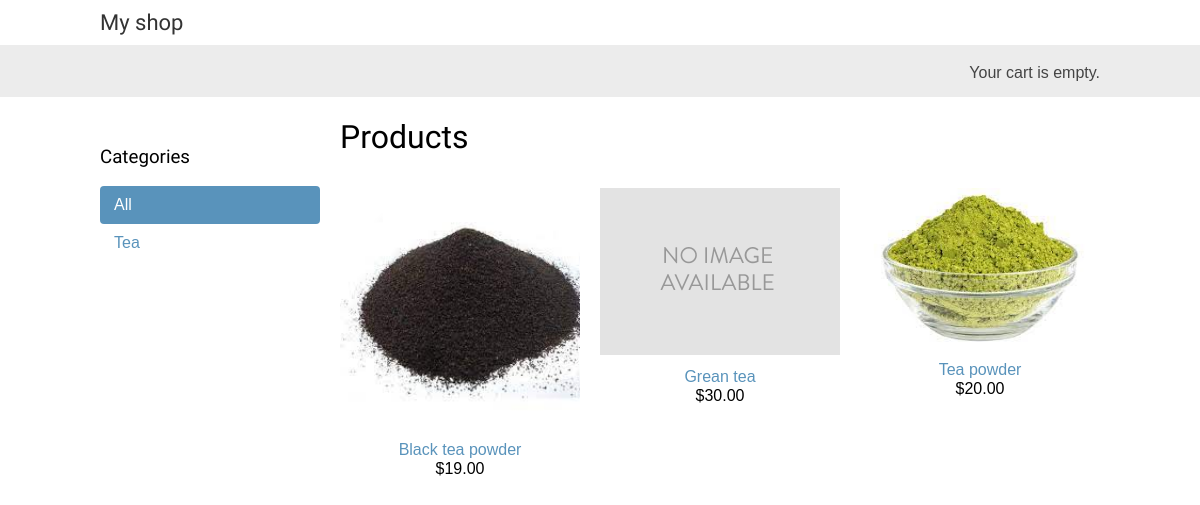
Before: / with the older database file.
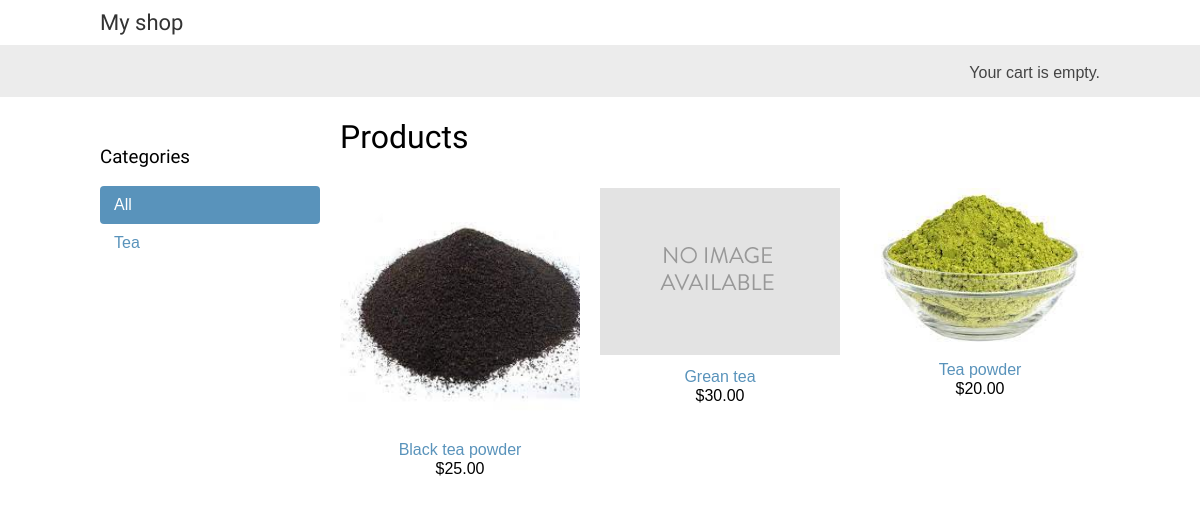
After: the same page with the newer database file.
### shop/models.py (models this page shows, shortened)
class Product(models.Model):
    category = models.ForeignKey(Category, related_name='products', on_delete=models.PROTECT)
    name = models.CharField(max_length=200, db_index=True)
    slug = models.SlugField(max_length=200, db_index=True)
    image = models.ImageField(upload_to='products/%Y/%m/%d', blank=True)
    description = models.TextField(blank=True)
    price = models.DecimalField(max_digits=10, decimal_places=2)
    stock = models.PositiveIntegerField()
    available = models.BooleanField(default=True)
    created = models.DateTimeField(auto_now_add=True)
    updated = models.DateTimeField(auto_now=True)
    class Meta:
        ordering = ('name',)
        index_together = (('id', 'slug'),)
        verbose_name = 'Товар'
        verbose_name_plural = 'Товары'
    def get_absolute_url(self):
        return reverse('shop:product_detail',
                       args=[self.id, self.slug])

### shop/views.py (the view)
# urls.py: re_path(r'^$', views.product_list, name='product_list'),
def product_list(request, category_slug=None):
    category = None
    categories = Category.objects.all()
    products = Product.objects.filter(available=True)
    if category_slug:
        category = get_object_or_404(Category, slug=category_slug)
        products = products.filter(category=category)
    return render(request,
                  'shop/product/list.html',
                  {'category': category,
                   'categories': categories,
                   'products': products})

### cart/cart.py (called while the page is built)
    def __len__(self):
        return sum(item['quantity'] for item in self.cart.values())

### cart/context_processors.py (called while the page is built)
def cart(request):
    return {'cart': Cart(request)}

### shop/models.py (called while the page is built)
    def get_absolute_url(self):
        return reverse('shop:product_list_by_category',
                       args=[self.slug])

### shop/templates/shop/product/list.html (shortened to what this page needs)
{% extends "shop/base.html" %}
{% load static %}
{% block content %}
    <div id="sidebar">
        <h3>Categories</h3>
        <ul>
            <li {% if not category %}class="selected"{% endif %}>
                <a href="{% url "shop:product_list" %}">All</a>
            </li>
            {% for c in categories %}
                <li {% if category.slug == c.slug %}class="selected"{% endif %}>
                    <a href="{{ c.get_absolute_url }}">{{ c.name }}</a>
                </li>
            {% endfor %}
        </ul>
    </div>
    <div id="main" class="product-list">
        <h1>{% if category %}{{ category.name }}{% else %}Products{% endif %}</h1>
        {% for product in products %}
            <div class="item">
                <a href="{{ product.get_absolute_url }}">
                    <img src="{% if product.image %}{{ product.image.url }}{% else %}{% static "img/no_image.png" %}{% endif %}">
                </a>
                <a href="{{ product.get_absolute_url }}">{{ product.name }}</a><br>
                ${{ product.price }}
            </div>
        {% endfor %}
    </div>
{% endblock %}

Changed rows visible on the page:
changed Product "Black tea powder": price "19.00" → "25.00"
